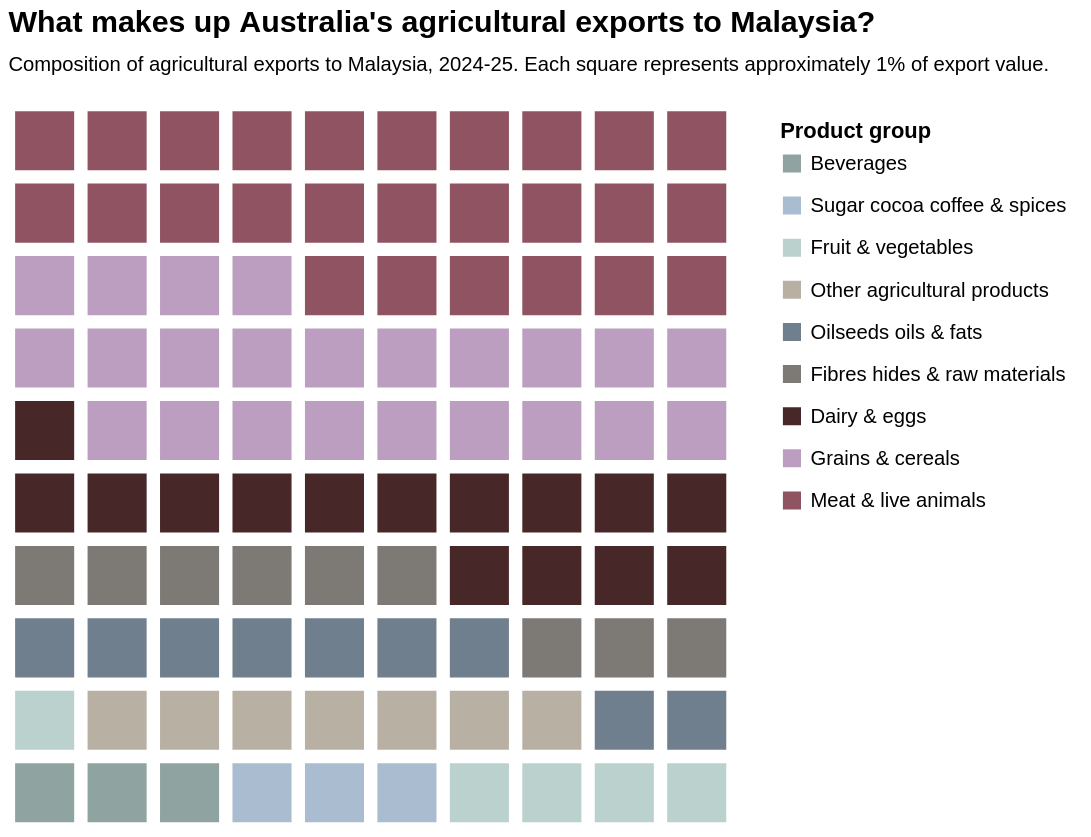

Express this chart as Vega-Lite.
### Vega-Lite specification from a JSON file in a GitHub repository (floating-point values rounded to 4 significant figures)
{"$schema": "https://vega.github.io/schema/vega-lite/v5.json", "title": {"text": "What makes up Australia's agricultural exports to Malaysia?", "subtitle": "Composition of agricultural exports to Malaysia, 2024-25. Each square represents approximately 1% of export value.", "anchor": "start", "subtitlePadding": 10, "offset": 18}, "width": 430, "height": 430, "data": {"sequence": {"start": 0, "stop": 100, "step": 1, "as": "square"}}, "params": [{"name": "category_select", "select": {"type": "point", "fields": ["category"], "on": "click", "clear": "dblclick"}, "bind": "legend"}], "transform": [{"calculate": "datum.square % 10", "as": "column"}, {"calculate": "9 - floor(datum.square / 10)", "as": "row"}, {"calculate": "datum.square < 3 ? 'Beverages' : datum.square < 6 ? 'Sugar cocoa coffee & spices' : datum.square < 11 ? 'Fruit & vegetables' : datum.square < 18 ? 'Other agricultural products' : datum.square < 27 ? 'Oilseeds oils & fats' : datum.square < 36 ? 'Fibres hides & raw materials' : datum.square < 51 ? 'Dairy & eggs' : datum.square < 74 ? 'Grains & cereals' : 'Meat & live animals'", "as": "category"}, {"calculate": "datum.category == 'Meat & live animals' ? 482.6 : datum.category == 'Grains & cereals' ? 430.3 : datum.category == 'Dairy & eggs' ? 287.2 : datum.category == 'Fibres hides & raw materials' ? 178.0 : datum.category == 'Oilseeds oils & fats' ? 167.1 : datum.category == 'Other agricultural products' ? 133.2 : datum.category == 'Fruit & vegetables' ? 101.8 : datum.category == 'Sugar cocoa coffee & spices' ? 64.2 : 52.8", "as": "value_aud_million"}], "mark": {"type": "square", "size": 1300, "stroke": "#ffffff", "strokeWidth": 1}, "encoding": {"x": {"field": "column", "type": "ordinal", "axis": null}, "y": {"field": "row", "type": "ordinal", "axis": null}, "color": {"field": "category", "type": "nominal", "title": "Product group", "scale": {"domain": ["Beverages", "Sugar cocoa coffee & spices", "Fruit & vegetables", "Other agricultural products", "Oilseeds oils & fats", "Fibres hides & raw materials", "Dairy & eggs", "Grains & cereals", "Meat & live animals"], "range": ["#8fa3a0", "#A9BCD0", "#BAD1CD", "#b8b0a3", "#6f7f8d", "#7d7975", "#482728", "#BC9EC1", "#8f5361"]}, "legend": {"title": "Product group", "orient": "right", "labelFontSize": 12, "titleFontSize": 13, "symbolType": "square", "symbolSize": 150, "labelLimit": 220, "rowPadding": 5, "padding": 10}}, "opacity": {"condition": {"param": "category_select", "value": 1}, "value": 0.15}, "tooltip": [{"field": "category", "type": "nominal", "title": "Product group"}, {"field": "value_aud_million", "type": "quantitative", "title": "Export value (A$ million)", "format": ",.1f"}]}, "config": {"view": {"stroke": null}, "legend": {"labelFontSize": 12, "titleFontSize": 13, "titleFontWeight": "bold", "symbolSize": 150, "orient": "right"}, "title": {"fontSize": 18, "subtitleFontSize": 12}}}
